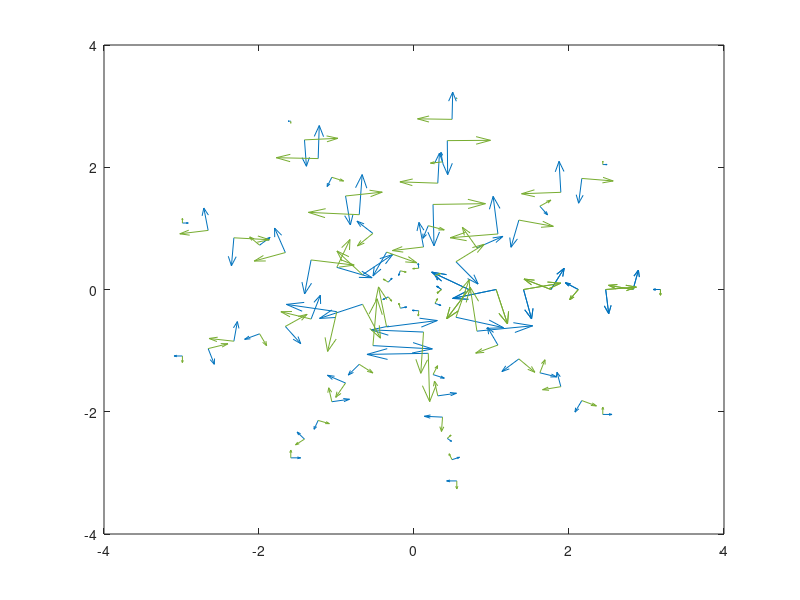
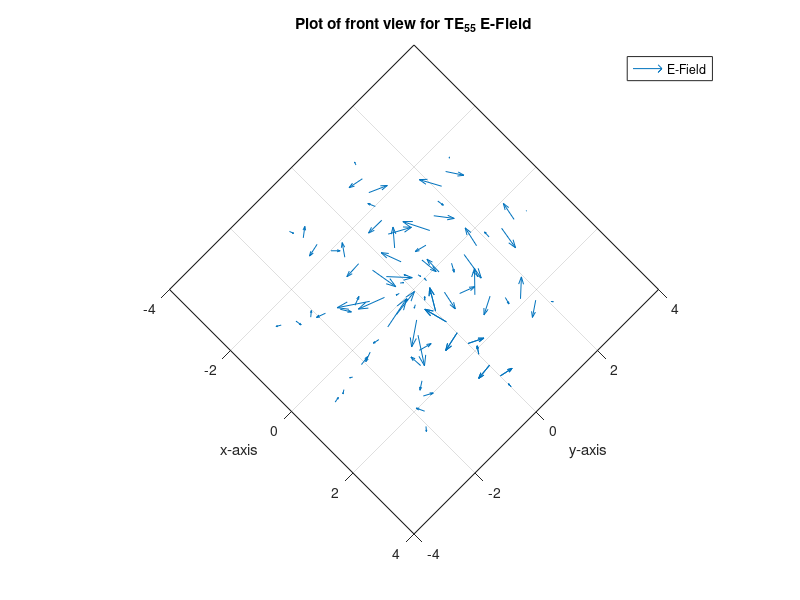
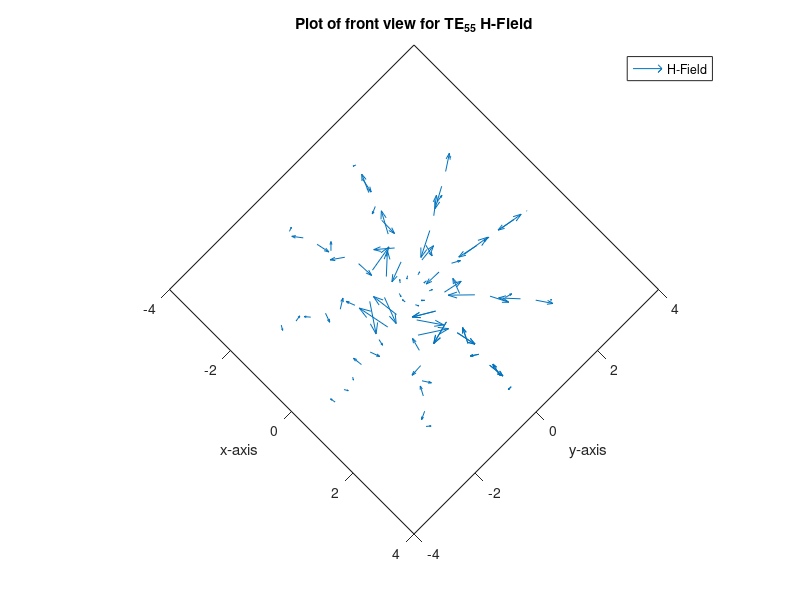
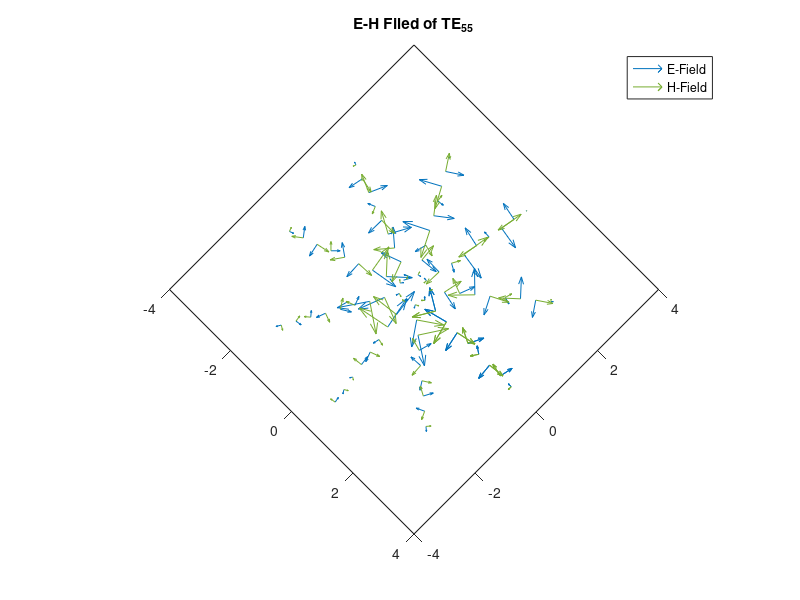

Recreate these plots in MATLAB, in order.
% r=0:1:8;
% phi=0:pi/4:2*pi;
% freq = 2.5E9;
% c = 3E8;
% m=1;
% n=1;
% pmn = 1.841;
% fc = c*pmn./r;
% epsilon = 8.8540e-12;           % Permittivity constant
% epsilon_r = 1;                  % Relative Permittivity constant
% mu1 = 4*pi*1E-7;
% mu1_r = 1;
% omega = 2*pi*freq;                 % Frequency of operation in rad/s
% M=20;
% k = omega/c;
% g = pmn./r;
% beta = sqrt(k.^2 - g.^2);
% WGlen = 0;
% % rad = linspace(0,r,M);
% % phi = linspace(0,phi,M);
% [rad,phi] = meshgrid(r,phi);
% Erad = cos(m.*phi).*besselj(m,g.*rad).*exp(-1i*beta*WGlen);
% besselDeri = (m./(g.*rad)).*besselj(m,g.*rad) - besselj(m+1,g.*rad);
% Ephi = sin(m.*phi).*besselDeri.*exp(-1i*beta*WGlen);
% Hrad = -sin(m.*phi).*besselDeri.*exp(-1i*beta*WGlen);
% Hphi = -cos(m.*phi).*besselj(m,g.*rad).*exp(-1i*beta*WGlen);
% Hz = sin(m.*phi).*besselj(m,g.*rad).*exp(-1i*beta*WGlen);
% 
% figure();
% quiver(rad,phi,real(Erad),real(Ephi));
% title(['Plot of front view for TE_',num2str(m),'_',num2str(n),' E-Field']);
% legend('E-Field');
% xlabel('x-dimension 0 to a');
% ylabel('y-dimension 0 to b=a/2');
% figure();
% quiver(rad,phi,real(Hrad),real(Hphi));
% title(['Plot of front view for TE_',num2str(m),'_',num2str(n),' H-Field']);
% legend('H-Field');
% xlabel('x-dimension 0 to a');
% ylabel('y-dimension 0 to b=a/2');
% figure();
% quiver(rad,phi,real(Erad),real(Ephi));
% hold on
% quiver(rad,phi,real(Hrad),real(Hphi));
% grid on
% title(['Plot of front view for TE_',num2str(m),'_',num2str(n)]);
% legend('E-Field','H-Field');
% xlabel('x-dimension 0 to a');
% ylabel('y-dimension 0 to b=a/2');





% Matlab Programme  for TEmn E-H filed plot for circular waveguide
% OCT 20, 2018
% AUTHOR: AJEET KUMAR

clc;
close all;

% Zeros Xmn_d of derivatives of Bessel fumction Jm_d(Xmn_d)
% m starts from 0, n starts form 1
Xmn_d = [3.8318 1.8412 3.0542 4.2012 5.3175 6.4155 7.5013 8.5777 9.6474 10.7114 11.7708 12.8264;
7.0156 5.3315 6.7062 8.0153 9.2824 10.5199 11.7349 12.9324 14.1155 15.2867 16.4479 17.6003;
10.1735 8.5363 9.9695 11.3459 12.6819 13.9872 15.2682 16.5294 17.7740 19.0046 20.2230 21.4309;
13.3237 11.7060 13.1704 14.5859 15.9641 17.3129 18.6375 19.9419 21.2291 22.5014 23.7607 25.0085;
16.4706 14.8636 16.3475 17.7888 19.1960 20.5755 21.9317 23.2681 24.5872 25.8913 27.1820 28.4609];

%%
% % Zeros Xmn of Bessel fumction Jm(Xmn)
% % m starts from 0, n starts form 1
% Xmn = [2.4049 3.8318 5.1357 6.3802 7.5884 8.7715 9.9361 11.0864 12.2251 13.3543 14.4755 15.5898;
% 5.5201 7.0156 8.4173 9.7610 11.0647 12.3386 13.5893 14.8213 16.0378 17.2412 18.4335 19.6160;
% 8.6537 10.1735 11.6199 13.0152 14.3726 15.7002 17.0038 18.2876 19.5545 20.8071 22.0470 23.2759;
% 11.7915 13.3237 14.7960 16.2235 17.6160 18.9801 20.3208 21.6415 22.9452 24.2339 25.5095 26.7733;
% 14.9309 16.4706 17.9598 19.4094 20.8269 22.2178 23.5861 24.9349 26.2668 27.5838 28.8874 30.1791];
%%


% Waveguide dimensions
a = 3.18;      % radius in cm in x-direction
f = 2.5e+9;      % Frequency of operation 15GHz
c = 3e+8;       % Velocity of light

% m = 0;    % Mode number in rho-Direction
% n = 1;    % Mode number in phi-Direction
m = input('Enter TE mode value m:');
n = input('Enter TE mode value n:');
Xmn_dTE = Xmn_d(n,m+1);             % TEmn zero for derivative of Bessel function


% Wave propagation in Z-Direction
%********************************%


epsilon = 8.8540e-12;           % Permittivity constant
epsilon_r = 1;                  % Relative Permittivity constant

mu1 = 4*pi*10e-7;               % Permeability constant
mu1_r = 1;                      % Relative Permeability constant
fc = c*100*Xmn_dTE/(2*pi*a*1e9*sqrt(epsilon_r*mu1_r));      % Cutoff frequency calculation in GHz
lambda = c*100/(fc*1e9);        % Wavelength in cm
omega = 2*pi*f;                 % Frequency of operation in rad/s
M = 10;                         % Number of points to be poltted

beta = omega*(sqrt(mu1*mu1_r*epsilon*epsilon_r));   % Propagation constant
beta_rho = Xmn_dTE/a;                       % beta in rho direction
beta_z = sqrt(beta.^2-beta_rho.^2);         % beta in z - direction

% Front View field plot
z = 0;                                      % At z = 0 plane
rho = linspace(0,a,M);                      % Radial variation of waveguide
phi = linspace(0,2*pi,M);                   % Angular variation of waveguide
% z = linspace(0,2*lambda,M);         % Waveguide variation in z-direction
[rho,phi] = meshgrid(rho,phi);
%%
% Bessel Function and its derivative
k = (beta_rho.*rho);
Jm1 = besselj(m,k);            % Bessel Function of 1st kind of order m
Jm_d1 = (besselj(m-1,k)-besselj(m+1,k))/2;       % Diff. of Bessel function
%%
% Constants Assumptions in the filed equation
Amn = 1;
C2 = 1;
D2 = 1;

%%
%Field Equations for TEmn in circular waveguide
E_rho = -(Amn.*(m./(epsilon*rho))).*besselj(m,(beta_rho.*rho)).*(-C2.*sin(m.*phi)+D2.*cos(m.*phi)).*exp(-1i*beta_z*z);
E_phi = (Amn.*(beta_rho/epsilon)).*Jm_d1.*(C2.*cos(m.*phi)+D2.*sin(m.*phi)).*exp(-1i*beta_z*z);
Ez = 0;
E_pol_net = sqrt(E_rho.^2+E_phi.^2);

H_rho = -Amn.*(beta_rho*beta_z./(omega*mu1*epsilon)).*Jm_d1.*(C2.*cos(m.*phi)+D2.*sin(m.*phi)).*exp(-1i*beta_z*z);
H_phi = -Amn.*(m*beta_z./(omega*mu1*epsilon.*rho)).*besselj(m,(beta_rho.*rho)).*(-C2.*sin(m.*phi)+D2.*cos(m.*phi)).*exp(-1i*beta_z*z);
Hz = -1i*Amn.*(beta_rho.^2/(omega*mu1*epsilon)).*besselj(m,(beta_rho.*rho)).*(C2.*cos(m.*phi)+D2.*sin(m.*phi)).*exp(-1i*beta_z*z);
H_pol_net = sqrt(H_rho.^2+H_phi.^2);

figure
%surf()
quiver(rho.*cos(phi), rho.*sin(phi), E_rho,E_phi);  %surf
hold on
quiver(rho.*cos(phi), rho.*sin(phi), H_rho,H_phi);

%%
% Cylindrical to cartesian conversion
[x,y]=pol2cart(phi,rho);

% Carteisian Field Matrix Initialisation
Ex = zeros(M,M);
Ey = zeros(M,M);
E_cart_net = zeros(M,M);
Hx = zeros(M,M);
Hy = zeros(M,M);
H_cart_net = zeros(M,M);

%E-H-Field conversion from cylindrical to cartesian

for ii = 1:M
    for jj = 1:M
Ex(ii,jj) = E_rho(ii,jj).*cos(phi(ii,jj)) - E_phi(ii,jj).*sin(phi(ii,jj));
Ey(ii,jj) = E_rho(ii,jj).*sin(phi(ii,jj)) + E_phi(ii,jj).*cos(phi(ii,jj));
E_cart_net(ii,jj) = sqrt(Ex(ii,jj).^2+Ey(ii,jj).^2);

Hx(ii,jj) = H_rho(ii,jj).*cos(phi(ii,jj)) - H_phi(ii,jj).*sin(phi(ii,jj));
Hy(ii,jj) = H_rho(ii,jj).*sin(phi(ii,jj)) + H_phi(ii,jj).*cos(phi(ii,jj));
H_cart_net(ii,jj) = sqrt(Hx(ii,jj).^2+Hy(ii,jj).^2);

    end
end


% E-Field Plot
figure();
% quiver(rho,phi,(E_rho),(E_phi));
quiver(x,y,Ex,Ey);
% contour(x,y,real(E_net));
camroll(-45);                % To rotate the figure 45 degree
grid on
title(['Plot of front view for TE_',num2str(m),'_',num2str(n),' E-Field']);
legend('E-Field');
xlabel('x-axis');
ylabel('y-axis');
% axis('equal');

% H-Field Plot
figure();
% quiver(x,y,real(H_rho),real(H_phi));
quiver(x,y,(Hx),(Hy));
camroll(-45);                % To rotate the figure 45 degree
title(['Plot of front view for TE_',num2str(m),'_',num2str(n),' H-Field']);
legend('H-Field');
xlabel('x-axis');
ylabel('y-axis');
% axis('equal');

figure()
quiver(x,y,(Ex),(Ey));
hold on
quiver(x,y,(Hx),(Hy));
title(['E-H Filed of TE_',num2str(m),'_',num2str(n)]);
legend('E-Field','H-Field');
camroll(-45);                % To rotate the figure 45 degree
